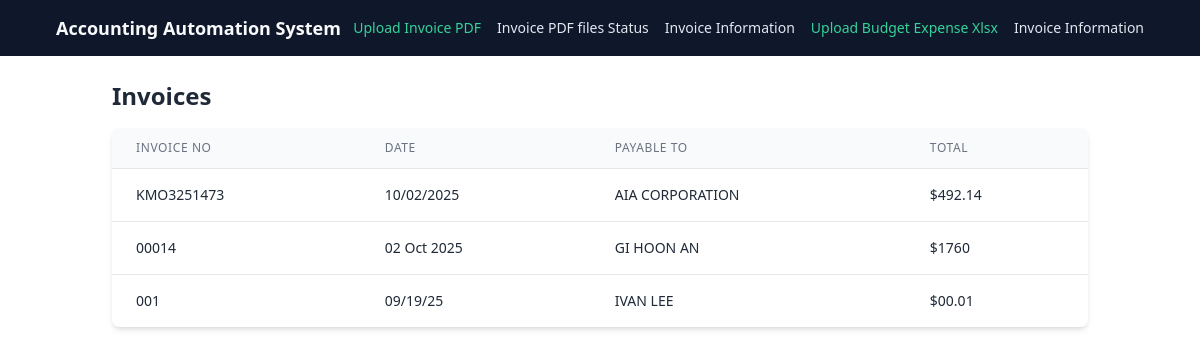
The app's page /invoice.php with its own data.
### tables this page shows
CREATE TABLE `invoices` (
  `InvoiceNo` varchar(100) DEFAULT NULL,
  `Date` varchar(100) DEFAULT NULL,
  `PayableTo` varchar(100) DEFAULT NULL,
  `Total` varchar(100) DEFAULT NULL,
  `Email` varchar(100) DEFAULT NULL,
  `PaymentMethod` varchar(100) DEFAULT NULL,
  `BankName` varchar(100) DEFAULT NULL,
  `AccountNumber` varchar(100) NOT NULL,
  `RoutingNumber` varchar(100) NOT NULL,
  `Subtotal` varchar(100) DEFAULT NULL,
  `AmountDue` varchar(100) DEFAULT NULL,
  `BillTo` varchar(100) DEFAULT NULL
);

### invoice.php (the view, shortened to what this page needs)
<?php
$servername = "localhost";
$username   = "root";
$password   = "";
$dbname     = "pcc_accounting";
$conn = new mysqli($servername, $username, $password, $dbname);
$sql = "SELECT InvoiceNo, Date, PayableTo, Total FROM invoices";
$result = $conn->query($sql);
?>
<!DOCTYPE html>
<html lang="en">
<head>
    <script src="https://cdn.tailwindcss.com"></script>
</head>
<body>
    <?php require_once './TopNav.php'; ?>
    <div class="max-w-5xl w-full mx-auto p-6">
        <h1 class="text-2xl font-bold mb-4 text-gray-800">Invoices</h1>
        <div class="bg-white shadow-md rounded-lg overflow-hidden">
            <table class="min-w-full divide-y divide-gray-200">
                <thead class="bg-gray-50">
                    <tr>
                        <th class="px-6 py-3 text-left text-xs font-medium text-gray-500 uppercase tracking-wider">
                            Invoice No
                        </th>
                        <th class="px-6 py-3 text-left text-xs font-medium text-gray-500 uppercase tracking-wider">
                            Date
                        </th>
                        <th class="px-6 py-3 text-left text-xs font-medium text-gray-500 uppercase tracking-wider">
                            Payable To
                        </th>
                        <th class="px-6 py-3 text-left text-xs font-medium text-gray-500 uppercase tracking-wider">
                            Total
                        </th>
                    </tr>
                </thead>
                <tbody class="bg-white divide-y divide-gray-200">
                    <?php if ($result && $result->num_rows > 0): ?>
                        <?php while($row = $result->fetch_assoc()): ?>
                            <tr class="hover:bg-gray-50">
                                <td class="px-6 py-4 whitespace-nowrap text-sm text-gray-800">
                                    <?php echo htmlspecialchars($row['InvoiceNo']); ?>
                                </td>
                                <td class="px-6 py-4 whitespace-nowrap text-sm text-gray-800">
                                    <?php echo htmlspecialchars($row['Date']); ?>
                                </td>
                                <td class="px-6 py-4 whitespace-nowrap text-sm text-gray-800">
                                    <?php echo htmlspecialchars($row['PayableTo']); ?>
                                </td>
                                <td class="px-6 py-4 whitespace-nowrap text-sm text-gray-800">
                                    <?php echo htmlspecialchars($row['Total']); ?>
                                </td>
                            </tr>
                        <?php endwhile; ?>
                    <?php endif; ?>
                </tbody>
            </table>
        </div>
    </div>
</body>
</html>

### records on screen
invoices: InvoiceNo "KMO3251473", Date "10/02/2025", PayableTo "AIA CORPORATION", Total "$492.14"
invoices: InvoiceNo "00014", Date "02 Oct 2025", PayableTo "GI HOON AN", Total "$1760"
invoices: InvoiceNo "001", Date "09/19/25", PayableTo "IVAN LEE", Total "$00.01"
